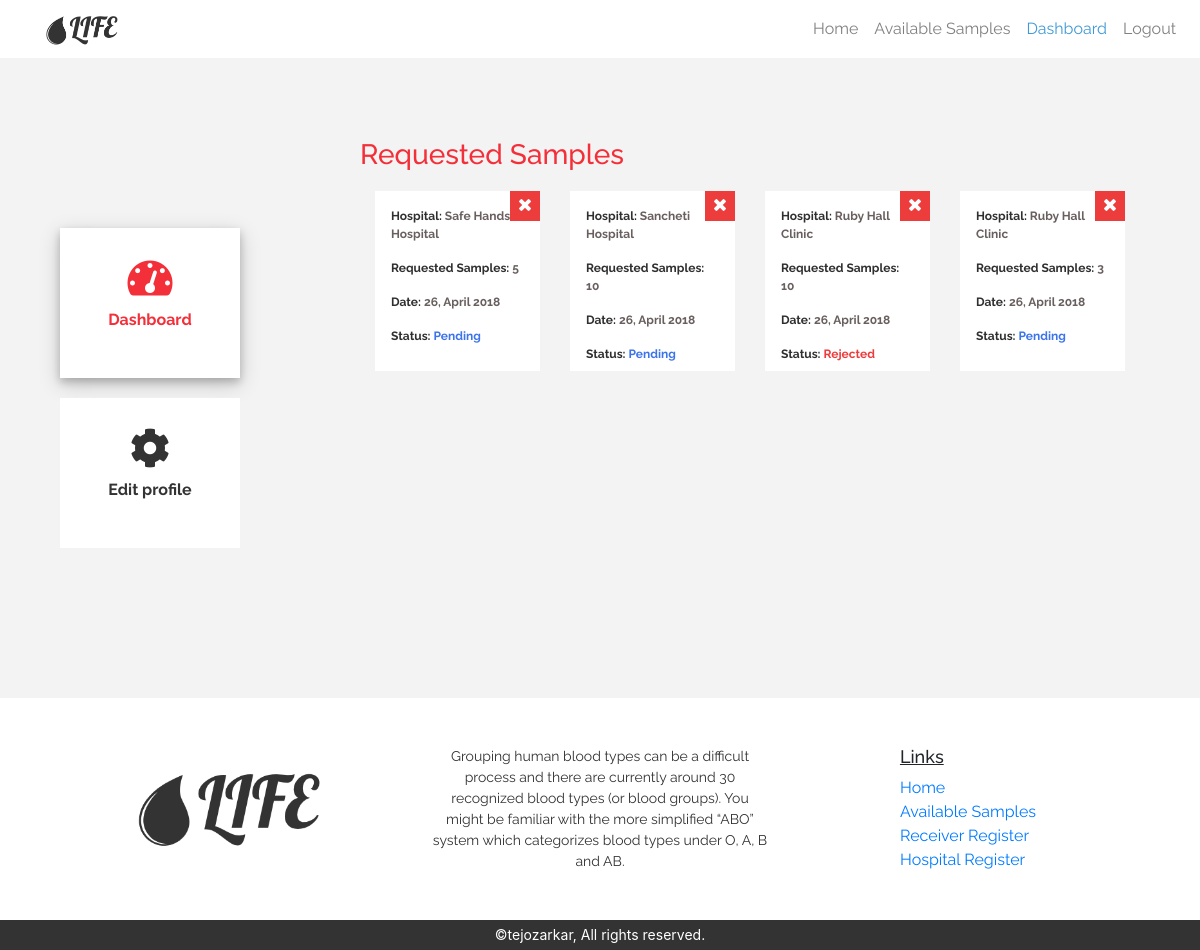
Page /receiver/dashboard.php (signed in) on the committed database.
### tables this page shows
CREATE TABLE `requests` (
  `id` int(11) NOT NULL,
  `hospital_blood_id` int(11) NOT NULL,
  `receiver_id` int(11) NOT NULL,
  `no_of_samples` int(11) NOT NULL,
  `status` varchar(10) NOT NULL DEFAULT 'pending',
  `created_at` timestamp NOT NULL DEFAULT CURRENT_TIMESTAMP,
  `updated_at` timestamp NOT NULL DEFAULT CURRENT_TIMESTAMP ON UPDATE CURRENT_TIMESTAMP
);

CREATE TABLE `hospitals` (
  `id` int(11) NOT NULL,
  `name` varchar(30) NOT NULL,
  `address_line_1` varchar(255) NOT NULL,
  `address_line_2` varchar(255) NOT NULL,
  `city` varchar(20) NOT NULL,
  `state` varchar(20) NOT NULL,
  `pincode` int(11) NOT NULL,
  `contact_person_name` varchar(50) NOT NULL,
  `contact_no` int(11) NOT NULL,
  `email` varchar(30) NOT NULL,
  `password` varchar(50) NOT NULL,
  `created_at` timestamp NOT NULL DEFAULT CURRENT_TIMESTAMP,
  `modified_at` timestamp NOT NULL DEFAULT CURRENT_TIMESTAMP ON UPDATE CURRENT_TIMESTAMP
);

### receiver/dashboard.php (the view, shortened to what this page needs)
<?php
$currentPage = 'dashboard';
 include "../components/header.php";
 include "../config/dbconnect.php";
    if ($_SESSION['id']!=null&&$_SESSION['user-type']=="receiver") {
        $user_id = $_SESSION['id'];
     ?>
        <div class="dashboard-main row">
            <div class="col-md-3">
                <div class="controls-receiver ">
                    <a href="./dashboard.php">
                        <div class="control-box control-active">
                            <i class="fas fa-tachometer-alt"></i>
                            <p>Dashboard</p>
                        </div>
                    </a>
                    <a href="./edit.php">
                        <div class="control-box ">
                        <i class="fas fa-cog"></i>
                            <p>Edit profile</p>
                        </div>
                    </a>
                </div>
            </div>
            <div class="col-md-9">
            <div class="dashboard-content">
                <h3 class="header-text1"> Requested Samples </h3>
                <div class="row blood-availability">
                    <?php
                    $sql = "SELECT requests.*,hospitals.name
                    From requests,hospitals,hospital_blood
                    WHERE requests.receiver_id=$user_id
                    AND requests.hospital_blood_id=hospital_blood.id
                    AND hospital_blood.hospital_id=hospitals.id
                    ORDER BY created_at desc";
                    $result = mysqli_query($con, $sql);
                    if (mysqli_num_rows($result) > 0) {
                        while ($row = mysqli_fetch_assoc($result)) {
                            extract($row); ?>
                        <div class="col-lg-3 col-md-6 col-sm-6" style="margin-bottom: 20px;">
                            <div class="receiver-request-card">
                               <p> Hospital: <span><?php echo $name; ?></span></p>
                               <p>Requested Samples: <span><?php echo $no_of_samples ?> </span></p>
                               <p>Date: <span>
                                    <?php $date = new DateTime($created_at);
                                        echo $date->format('j, F Y');?></span></p>
                               <p>Status:
                                   <?php
                                        if ($status=='accept') {
                                            echo "<span style='color:rgb(66, 236, 60)'>Accepted</span>";
                                        }
                                        else if ($status=='reject') {
                                            echo "<span style='color:rgb(236, 60, 60)'>Rejected</span>";
                                        }
                                        else {
                                            echo "<span style='color:rgb(60, 116, 236)'>Pending</span>";
                                        }
                                   ?></p>
                               <button class="btn-delete-request" onclick="deleteRequest(<?php echo $id; ?>)"><i class="fas fa-times"></i></button>
                            </div>
                        </div>
                         <?php
                        }
                    } else {
                        echo "You have not made any requests yet.";
                    } ?>
                </div>
            </div>
        </div>
        </div>
        <?php include "../components/scripts.php"; ?>
        <?php
        include "../components/footer.php";
    }
?>

### components/header.php (shortened to what this page needs)
<!DOCTYPE html>
<html lang="en">
<head>
    <link rel="stylesheet" href="../css/fontawesome.css">
    <link rel="stylesheet" href="../css/bootstrap.css">
    <link rel="stylesheet" href="../css/styles.css">
</head>
<body>
  <nav class="navbar navbar-expand-lg navbar-light bg-dark bg-white">
  <a class="navbar-brand" href="../index.php"><img style="margin-left: 30px" height="30px" src="..//img/logo4.png"></a>
  <div class="collapse navbar-collapse" id="navbarSupportedContent">
    <ul class="navbar-nav ml-auto ">
      <li class="nav-item ">
        <a class="nav-link <?php if($currentPage =='home'){echo 'active';}?>" href="../">Home</a>
      </li>
      <li class="nav-item">
        <a class="nav-link <?php if($currentPage =='availability'){echo 'active';}?>" href="../available-blood-samples.php">Available Samples</a>
      </li>
      <?php if($_SESSION['user-type']=='receiver'){?>
        <li class="nav-item">
        <a class="nav-link <?php if($currentPage =='dashboard'){echo 'active';}?>" href="../receiver/dashboard.php">Dashboard</a>
       </li>
      <?php } ?>
      <?php if($_SESSION['id']!=null){?>
        <li class="nav-item">
        <a class="nav-link" href="../api/logout.php">Logout</a>
      </li>
      <?php } ?>
    </ul>
  </div>
</nav>
    <div class="app">

### components/scripts.php (shortened to what this page needs)
    </div>
<div class="footer row">
    <div class="col-sm-4"><img src="../img/logo4.png"></div>
    <div class="col-sm-4 fact">
    Grouping human blood types can be a difficult process and there are currently around 30 recognized blood types (or blood groups). You might be familiar with the more simplified “ABO” system which categorizes blood types under O, A, B and AB.
    </div>
    <div class="col-sm-4 links">
        <div>
        <h4>Links</h4>
        <a href="../index.php">Home</a><br>
        <a href="../available-blood-samples.php">Available Samples</a><br>
        <a href="../receiver/register.php">Receiver Register</a><br>
        <a href="../hospital/register.php">Hospital Register</a><br>
    </div>
    </div>
</div>
<div class="copyright">
    &copy;tejozarkar, All rights reserved.
</div>

### components/footer.php
</body>
</html>

### css/styles.css (style rules this page uses)
.footer .col-sm-4, .copyright, .content-side .content-side-filter, .login-side .login-side-filter, .statistics .card-statistics .col-md-8, .statistics .card-statistics .col-md-4, .registration-background .registration-content, .registration-background .registration-content .registration-box .registration-header, .availability-main .filter-main .filter-box .filter-header, .availability-main .list .list-card .blood-detail, .availability-main .list .list-card .request-box a, .dashboard-main .col-md-3 .controls a .control-box, .dashboard-main .col-md-3 .controls-receiver a .control-box, .dashboard-main .col-md-9 .dashboard-content .blood-availability .card-availability .card-blood-group, .dashboard-main .col-md-9 .request-card .request-card-left, .dashboard-main .col-md-9 .request-card .request-card-right, .dashboard-main .col-md-9 .receiver-request-card .status { display: flex; flex-direction: column; align-items: center; justify-content: center; }
* { margin: 0; padding: 0; }
.app { font-family: 'Raleway', sans-serif; overflow-x: hidden; background: rgba(194, 191, 191, 0.411); }
.active { color: #3e99d6 !important; background: rgba(0, 0, 0, 0) !important; }
.row { margin: 0; padding: 0; }
nav { font-family: 'Raleway', sans-serif; }
.footer { font-family: 'Raleway', sans-serif; width: 100%; height: 50%; background: white; padding: 4%; }
.footer .col-sm-4 h4 { font-size: 18px; text-decoration: underline; }
.footer .fact { text-align: center; font-size: 14px; color: #333; }
.copyright { width: 100%; height: 30px; background: #333; color: white; align-items: center; font-size: 14px; }
.dashboard-main { margin: 0; padding: 0; background: rgba(255, 255, 255, 0.555); }
.dashboard-main .col-md-3 { padding: 20px; }
.dashboard-main .col-md-3 .controls, .dashboard-main .col-md-3 .controls-receiver { width: 100%; }
.dashboard-main .col-md-3 .controls a, .dashboard-main .col-md-3 .controls-receiver a { text-decoration: none; color: #333; }
.dashboard-main .col-md-3 .controls a .control-box, .dashboard-main .col-md-3 .controls-receiver a .control-box { margin-top: 20px; height: 150px; background: #333; background: white; }
.dashboard-main .col-md-3 .controls a .control-box p, .dashboard-main .col-md-3 .controls-receiver a .control-box p { margin-top: 10px; font-weight: bold; }
.dashboard-main .col-md-3 .controls a .control-box i, .dashboard-main .col-md-3 .controls-receiver a .control-box i { font-size: 40px; }
.dashboard-main .col-md-9 { padding: 60px; }
.dashboard-main .col-md-9 .dashboard-content h3 { color: #f32f39; }
.dashboard-main .col-md-9 .dashboard-content .header-text1 { margin-bottom: 20px; margin-top: 20px; }
.dashboard-main .col-md-9 .receiver-request-card { width: 100%; height: 180px; background: white; padding: 16px; position: relative; }
.dashboard-main .col-md-9 .receiver-request-card .btn-delete-request { position: absolute; top: 0; right: 0; width: 30px; height: 30px; background: #ec3c3c; border: 0; color: white; cursor: pointer; transition: all .2s ease-in-out; }
.dashboard-main .col-md-9 .receiver-request-card p { color: #2f2f30; font-weight: bold; }
.dashboard-main .col-md-9 .receiver-request-card p span { color: #695f5f; }
.control-active { box-shadow: 0 4px 8px 0 rgba(0, 0, 0, 0.2), 0 6px 20px 0 rgba(0, 0, 0, 0.19); color: #f32f39; }
@media (min-width: 767.98px) { .controls, .controls-receiver { height: 600px; display: flex; flex-direction: column; align-items: center; justify-content: center; } }
@media (min-width: 767.98px) { .controls a .control-box, .controls-receiver a .control-box { width: 180px; } }
@media (min-width: 767.98px) { .receiver-request-card p { font-size: 1vw; } }
@media (min-width: 767.99px) { .footer img { height: 60%; } }

### rows in the picture
requests: hospitals.name "Safe Hands Hospital", no_of_samples "5", created_at "26, April 2018", status "Pending"
requests: hospitals.name "Sancheti Hospital", no_of_samples "10", created_at "26, April 2018", status "Pending"
requests: hospitals.name "Ruby Hall Clinic", no_of_samples "10", created_at "26, April 2018", status "Rejected"
requests: hospitals.name "Ruby Hall Clinic", no_of_samples "3", created_at "26, April 2018", status "Pending"
